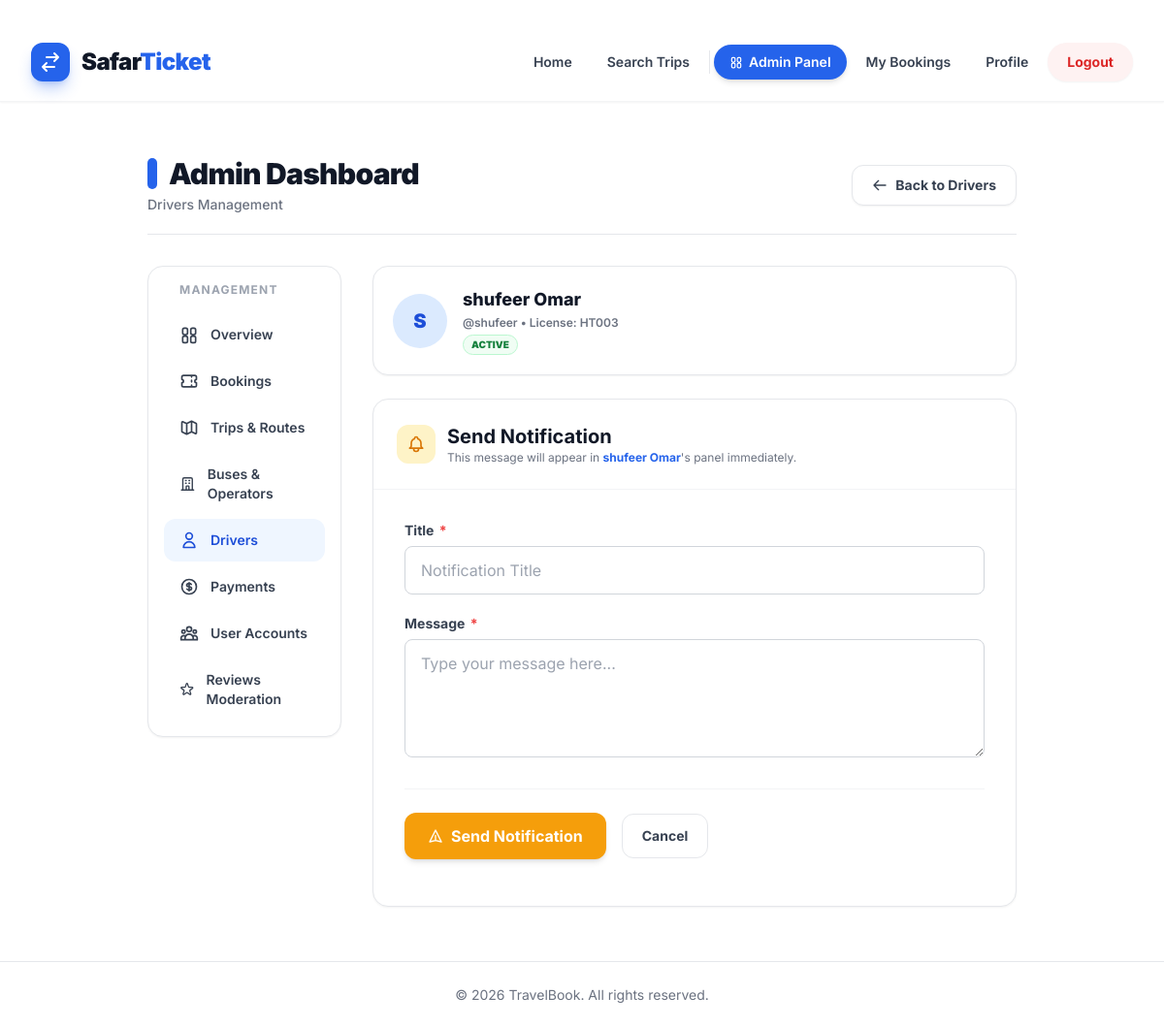
The page /admin-panel/drivers/2/notify/ (signed in) on the database its author committed.
### driver/models.py (models this page shows, shortened)
class DriverProfile(models.Model):
    STATUS_CHOICES = (
        ('ACTIVE', 'Active'),
        ('INACTIVE', 'Inactive'),
        ('ON_TRIP', 'On Trip'),
    )
    user = models.OneToOneField(User, on_delete=models.CASCADE, related_name='driver_profile')
    operator = models.ForeignKey('listing.BusOperator', on_delete=models.SET_NULL, null=True, blank=True, related_name='drivers')
    license_number = models.CharField(max_length=50)
    phone = models.CharField(max_length=20)
    address = models.TextField(blank=True, null=True)
    experience_years = models.PositiveIntegerField(default=0)
    emergency_contact = models.CharField(max_length=100, blank=True, null=True)
    photo = models.ImageField(upload_to='driver_photos/', blank=True, null=True)
    status = models.CharField(max_length=20, choices=STATUS_CHOICES, default='ACTIVE')

### system_admin/decorators.py (the view)
    def _wrapped_view(request, *args, **kwargs):
        if not request.user.is_authenticated:
            path = request.get_full_path()
            return redirect(f'/accounts/login/?next={path}')
        is_admin = False
        if request.user.is_superuser or request.user.is_staff:
            is_admin = True
        elif hasattr(request.user, 'profile') and request.user.profile.role == 'ADMIN':
            is_admin = True
        if is_admin:
            return view_func(request, *args, **kwargs)
        raise PermissionDenied("Access Denied: You do not have permissions to access the Admin Panel.")

### system_admin/forms.py
class DriverNotificationForm(forms.ModelForm):
    class Meta:
        model = DriverNotification
        fields = ['title', 'message']
        widgets = {
            'title': forms.TextInput(attrs={'placeholder': 'Notification Title'}),
            'message': forms.Textarea(attrs={'placeholder': 'Type your message here...', 'rows': 4}),
        }
    def __init__(self, *args, **kwargs):
        super().__init__(*args, **kwargs)
        for field_name, field in self.fields.items():
            if isinstance(field.widget, forms.Textarea):
                field.widget.attrs.update({
                    'class': 'w-full px-4 py-3 border border-gray-300 rounded-lg focus:outline-none focus:ring-2 focus:ring-blue-500 focus:border-transparent transition duration-200',
                    'rows': 4
                })
            else:
                field.widget.attrs.update({'class': 'w-full px-4 py-3 border border-gray-300 rounded-lg focus:outline-none focus:ring-2 focus:ring-blue-500 focus:border-transparent transition duration-200'})

### system_admin/views.py (called while the page is built)
@login_required
@admin_required
def notify_driver(request, pk):
    driver = get_object_or_404(DriverProfile, pk=pk)
    if request.method == 'POST':
        form = DriverNotificationForm(request.POST)
        if form.is_valid():
            notification = form.save(commit=False)
            notification.driver = driver
            notification.save()
            messages.success(request, f"Notification sent to Driver {driver.user.get_full_name() or driver.user.username}!")
            return redirect('system_admin:drivers_list')
    else:
        form = DriverNotificationForm()
    return render(request, 'system_admin/notify_driver.html', {'form': form, 'driver': driver})

### system_admin/templates/system_admin/notify_driver.html (shortened to what this page needs)
﻿{% extends 'base.html' %}
{% block content %}
<div class="max-w-7xl mx-auto my-6 px-4 sm:px-6 lg:px-8">
    <div class="flex flex-col md:flex-row md:items-center md:justify-between border-b border-gray-200 pb-5 mb-8">
        <div>
            <h1 class="text-3xl font-black text-gray-900 tracking-tight flex items-center gap-3">
                <span class="w-2.5 h-8 bg-blue-600 rounded-full"></span>
                Admin Dashboard
            </h1>
            <p class="text-gray-500 font-medium text-sm mt-1">Drivers Management</p>
        </div>
        <div class="mt-4 md:mt-0">
            <a href="{% url 'system_admin:drivers_list' %}" class="px-5 py-2.5 bg-white border border-gray-200 text-gray-700 font-bold text-sm rounded-xl hover:bg-gray-50 shadow-sm transition flex items-center gap-2">
                <svg class="w-4 h-4" fill="none" stroke="currentColor" viewBox="0 0 24 24"><path stroke-linecap="round" stroke-linejoin="round" stroke-width="2" d="M10 19l-7-7m0 0l7-7m-7 7h18"></path></svg>
                Back to Drivers
            </a>
        </div>
    </div>
    <div class="grid grid-cols-1 lg:grid-cols-4 gap-8">
        {% with active_tab='drivers' %}{% include 'system_admin/_admin_sidebar.html' %}{% endwith %}
        <div class="lg:col-span-3 space-y-6">
            <div class="bg-white rounded-2xl border border-gray-150 shadow-sm p-5 flex items-center gap-4">
                {% if driver.photo %}
                    <img src="{{ driver.photo.url }}" class="w-14 h-14 rounded-full object-cover shadow-sm ring-2 ring-blue-100">
                {% else %}
                    <div class="w-14 h-14 bg-blue-100 text-blue-700 rounded-full flex items-center justify-center font-black text-xl uppercase">
                        {{ driver.user.username|make_list|first }}
                    </div>
                {% endif %}
                <div>
                    <p class="font-extrabold text-gray-900 text-lg">{{ driver.user.get_full_name|default:driver.user.username }}</p>
                    <p class="text-xs text-gray-500 font-semibold mt-0.5">@{{ driver.user.username }} &bull; License: {{ driver.license_number }}</p>
                    <span class="inline-block text-[10px] font-black uppercase px-2 py-0.5 rounded-full mt-1
                    {% if driver.status == 'ACTIVE' %}bg-green-50 text-green-700 border border-green-200
                    {% elif driver.status == 'ON_TRIP' %}bg-blue-50 text-blue-700 border border-blue-200
                    {% else %}bg-gray-100 text-gray-500 border border-gray-200{% endif %}">
                        {{ driver.status }}
                    </span>
                </div>
            </div>
            <div class="bg-white rounded-2xl border border-gray-150 shadow-sm overflow-hidden">
                <div class="p-6 border-b border-gray-100 flex items-center gap-3">
                    <div class="w-10 h-10 rounded-xl bg-amber-100 text-amber-600 flex items-center justify-center">
                    </div>
                    <div>
                        <h2 class="text-xl font-bold text-gray-900">Send Notification</h2>
                        <p class="text-xs text-gray-500">This message will appear in <span class="font-bold text-blue-600">{{ driver.user.get_full_name|default:driver.user.username }}</span>'s panel immediately.</p>
                    </div>
                </div>
                <div class="p-6 sm:p-8">
                    <form method="POST">
                        <div class="space-y-5">
                            {% for field in form %}
                            <div>
                                <label for="{{ field.id_for_label }}" class="block text-sm font-bold text-gray-700 mb-1.5">
                                    {{ field.label }}
                                    {% if field.field.required %}<span class="text-red-500 ml-0.5">*</span>{% endif %}
                                </label>
                                {{ field }}
                            </div>
                            {% endfor %}
                        </div>
                        <div class="flex items-center gap-4 mt-8 pt-6 border-t border-gray-100">
                            <button type="submit" class="px-6 py-3 bg-amber-500 hover:bg-amber-600 text-white font-bold rounded-xl shadow-md transition hover:-translate-y-0.5 flex items-center gap-2">
                                <svg class="w-4 h-4" fill="none" stroke="currentColor" viewBox="0 0 24 24"><path stroke-linecap="round" stroke-linejoin="round" stroke-width="2" d="M12 19l9 2-9-18-9 18 9-2zm0 0v-8"></path></svg>
                                Send Notification
                            </button>
                            <a href="{% url 'system_admin:drivers_list' %}" class="px-5 py-3 border border-gray-200 text-gray-700 font-bold rounded-xl hover:bg-gray-50 transition text-sm">Cancel</a>
                        </div>
                    </form>
                </div>
            </div>
        </div>
    </div>
</div>
{% endblock %}

### templates/base.html (style rules this page uses)
body { font-family: 'Inter', sans-serif; @apply bg-gray-50 text-gray-900; }

### rows shown on the page
DriverProfile: user.username|make_list "S", user.get_full_name "shufeer Omar", user.username "shufeer", license_number "HT003", status "ACTIVE"

### other values the page prints
{{ field.label }} "Title" "Message"
